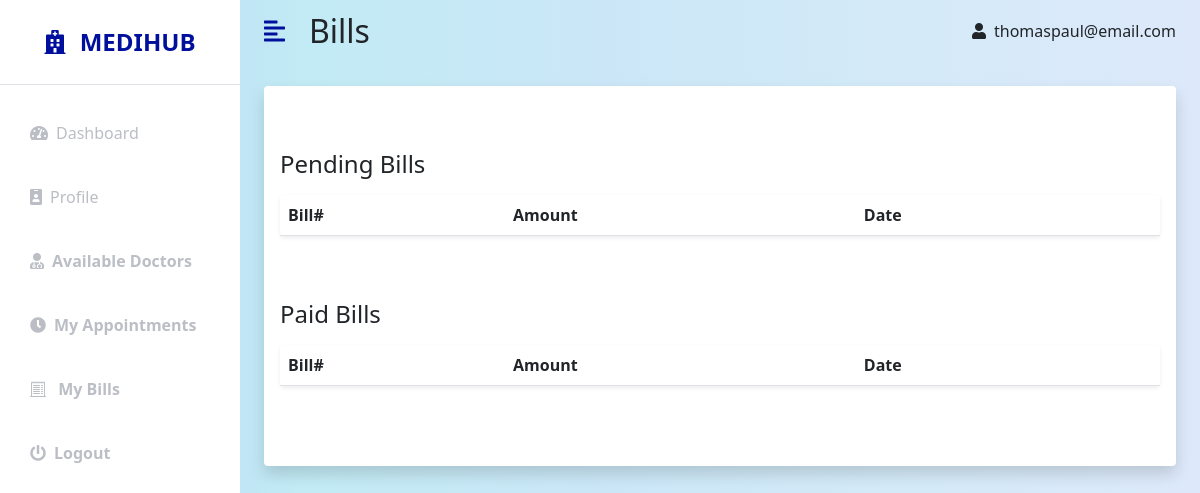
Page /patientapp/bills/ (signed in) on the earlier database version.
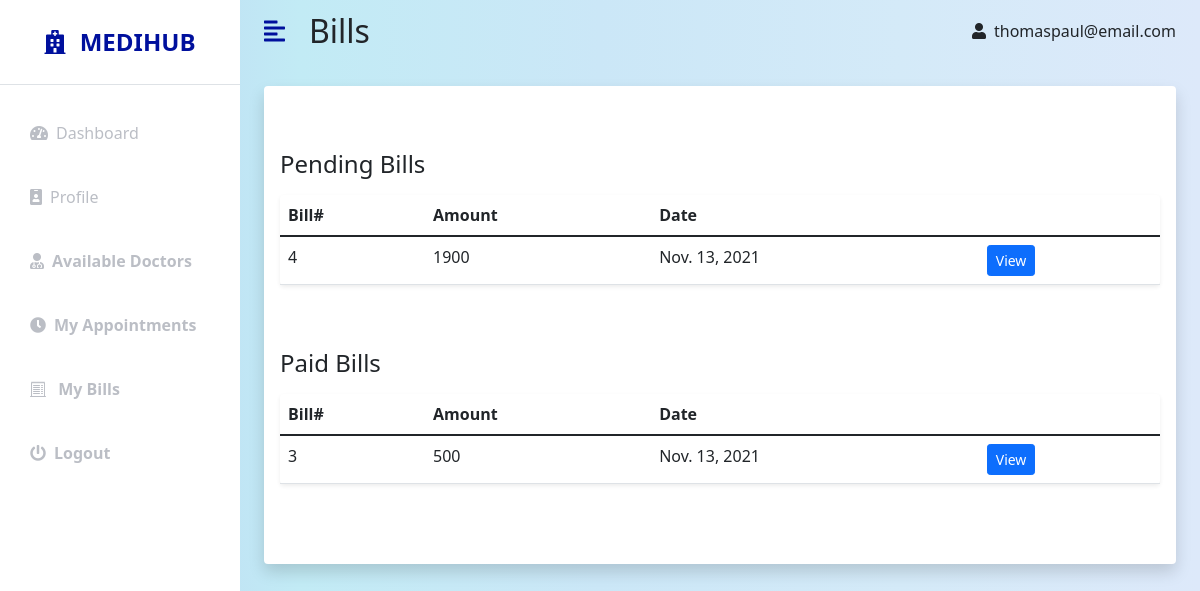
Same page on the later database version.
### hospital/models.py (models this page shows, shortened)
class Bill(models.Model):
    patient = models.ForeignKey(Patient, on_delete=models.SET_NULL, null=True, blank=True)
    total = models.IntegerField(default=0)
    paid = models.BooleanField(default=False)
    date = models.DateField(auto_now_add=True)

### patientapp/views.py (the view)
# urls.py: path('bills/', views.billListView, name='admin-bills'),
@login_required(login_url='patient-login')
@user_passes_test(is_patient, login_url='patient-login')
def billListView(request):
    patient = get_object_or_404(Patient, user=request.user)
    my_bills = patient.bill_set.all()
    unpaid_bills = my_bills.filter(paid=False)
    paid_bills = my_bills.filter(paid=True)
    context = {
        'unpaid_bills': unpaid_bills,
        'paid_bills': paid_bills,
    }
    return render(request, 'patientapp/bill_list.html', context)

### patientapp/views.py (called while the page is built)
def is_patient(user):
    return user.groups.filter(name = 'Patients').exists()

### patientapp/templates/patientapp/bill_list.html
{% extends 'patientapp/base.html' %}
{% block content %}
<nav class="navbar navbar-expand-lg navbar-light bg-transparent py-1 px-4">
    <div class="d-flex align-items-center justify-content-end">
        <i class="fas fa-align-left primary-text fs-4 me-3" id="menu-toggle"></i>
        <h2 class="fs-2 m-2">Bills</h2>
    </div>
    <div class="collapse navbar-collapse" id="navbarSupportedContent">
        <ul class="navbar-nav ms-auto mb-2 mb-lg-0">
            <li class="nav-item dropdown">
                    <i class="fas fa-user me-2"></i>{{user.username}}
            </li>
        </ul>
    </div>
</nav>
<div class="container-fluid p-4">
    <div class="p-3 bg-white shadow rounded">
        <div class="row my-5">
            <h3 class="fs-4 mb-3">Pending Bills</h3>
            <div class="col">
                <table class="table bg-white rounded shadow-sm  table-hover">
                    <thead>
                        <tr>
                            <th scope="col">Bill# </th>
                            <th scope="col">Amount</th>
                            <th scope="col">Date</th>
                            <th scope="col"></th>
                        </tr>
                    </thead>
                    <tbody>
                        {% for bill in unpaid_bills %}
                        <tr>
                            <td>{{bill.id}}</td>
                            <td>{{bill.total}}</td>
                            <td>{{bill.date}}</td>
                            <td><a href="{% url 'patient-bill' bill.id %}" target="_blank" class="btn btn-primary btn-sm">View</a></td>
                        </tr>
                        {% endfor %}
                    </tbody>
                </table>
            </div>
        </div>
        <div class="row my-5">
            <h3 class="fs-4 mb-3">Paid Bills</h3>
            <div class="col">
                <table class="table bg-white rounded shadow-sm  table-hover">
                    <thead>
                        <tr>
                            <th scope="col">Bill# </th>
                            <th scope="col">Amount</th>
                            <th scope="col">Date</th>
                            <th scope="col"></th>
                        </tr>
                    </thead>
                    <tbody>
                        {% for bill in paid_bills %}
                        <tr>
                            <td>{{bill.id}}</td>
                            <td>{{bill.total}}</td>
                            <td>{{bill.date}}</td>
                            <td><a href="{% url 'patient-bill' bill.id %}" target="_blank" class="btn btn-primary btn-sm">View</a></td>
                        </tr>
                        {% endfor %}
                    </tbody>
                </table>
            </div>
        </div>
    </div>
</div>
{% endblock %}

### patientapp/templates/patientapp/base.html (shortened to what this page needs)
<!DOCTYPE html>
{% load static %}
<html lang="en">
<head>
    <link rel="stylesheet" href="https://cdnjs.cloudflare.com/ajax/libs/font-awesome/5.15.3/css/all.min.css" />
    <link href="https://cdn.jsdelivr.net/npm/bootstrap@5.1.3/dist/css/bootstrap.min.css" rel="stylesheet">
    <link rel="stylesheet" href="{% static 'css/style.css' %}">
    <link rel="stylesheet" href="https://cdn.jsdelivr.net/npm/bootstrap-icons@1.7.0/font/bootstrap-icons.css">
</head>
<body>
    <div class="d-flex" id="wrapper">
        <div class="bg-white" id="sidebar-wrapper">
            <div class="sidebar-heading text-center py-4 primary-text fs-4 fw-bold text-uppercase border-bottom"><i
                    class="fas fa-hospital me-2"></i> Medihub</div>
            <div class="list-group list-group-flush my-3">
                {% if user.is_authenticated %}
                <a href="{% url 'patient-dashboard' %}" class="list-group-item list-group-item-action bg-transparent second-text " id="dash"><i
                        class="fas fa-tachometer-alt me-2"></i>Dashboard</a>
                <a href="{% url 'profile' %}" class="list-group-item list-group-item-action bg-transparent second-text " id="dash"><i
                        class="fas fa-id-badge me-2"></i>Profile</a>
                <a href="{% url 'patient_views_doctor_list' %}" class="list-group-item list-group-item-action bg-transparent second-text fw-bold "><i
                        class="fas fa-user-md me-2"></i>Available Doctors</a>
                <a href="{% url 'my_appointments' %}" class="list-group-item list-group-item-action bg-transparent second-text fw-bold "><i
                        class="fas fa-clock me-2"></i>My Appointments</a>
                <a href="{% url 'patient-bill-list' %}" class="list-group-item list-group-item-action bg-transparent second-text fw-bold "><i
                    class="bi bi-receipt-cutoff me-2"></i> My Bills</a>
                <a href="{% url 'patient-logout' %}" class="list-group-item list-group-item-action bg-transparent second-text fw-bold "><i
                        class="fas fa-power-off me-2"></i>Logout</a>
                {% endif %}
            </div>
        </div>
        <div id="page-content-wrapper">
            {% block content %}
            {% endblock %}
        </div>
    </div>
    <link rel="stylesheet" href="{% static 'styles/toast.css' %}">
</body>
</html>

### adminapp/static/css/style.css (style rules this page uses)
:root { --main-bg-color: #00189d; --main-text-color: #00109d; --second-text-color: #bbbec5; --second-bg-color: #c1e4ef; }
.primary-text { color: var(--main-text-color); }
.second-text { color: var(--second-text-color); }
#wrapper { overflow-x: hidden; background-image: linear-gradient( to right, #bacef3, #c2ebf5, #cbe7f7, #d4eaf8, #dde9fa ); }
#sidebar-wrapper { min-height: 100vh; margin-left: -15rem; -webkit-transition: margin 0.25s ease-out; -moz-transition: margin 0.25s ease-out; -o-transition: margin 0.25s ease-out; transition: margin 0.25s ease-out; }
#sidebar-wrapper .sidebar-heading { padding: 0.875rem 1.25rem; font-size: 1.2rem; }
#sidebar-wrapper .list-group { width: 15rem; }
#page-content-wrapper { min-width: 100vw; }
#menu-toggle { cursor: pointer; }
.list-group-item { border: none; padding: 20px 30px; }
@media (min-width: 768px) { #sidebar-wrapper { margin-left: 0; } }
@media (min-width: 768px) { #page-content-wrapper { min-width: 0; width: 100%; } }

Differences in the rows shown:
added Bill: id "4", total "1900", date "Nov. 13, 2021", shown under "Pending Bills"
added Bill: id "3", total "500", date "Nov. 13, 2021", shown under "Paid Bills"
